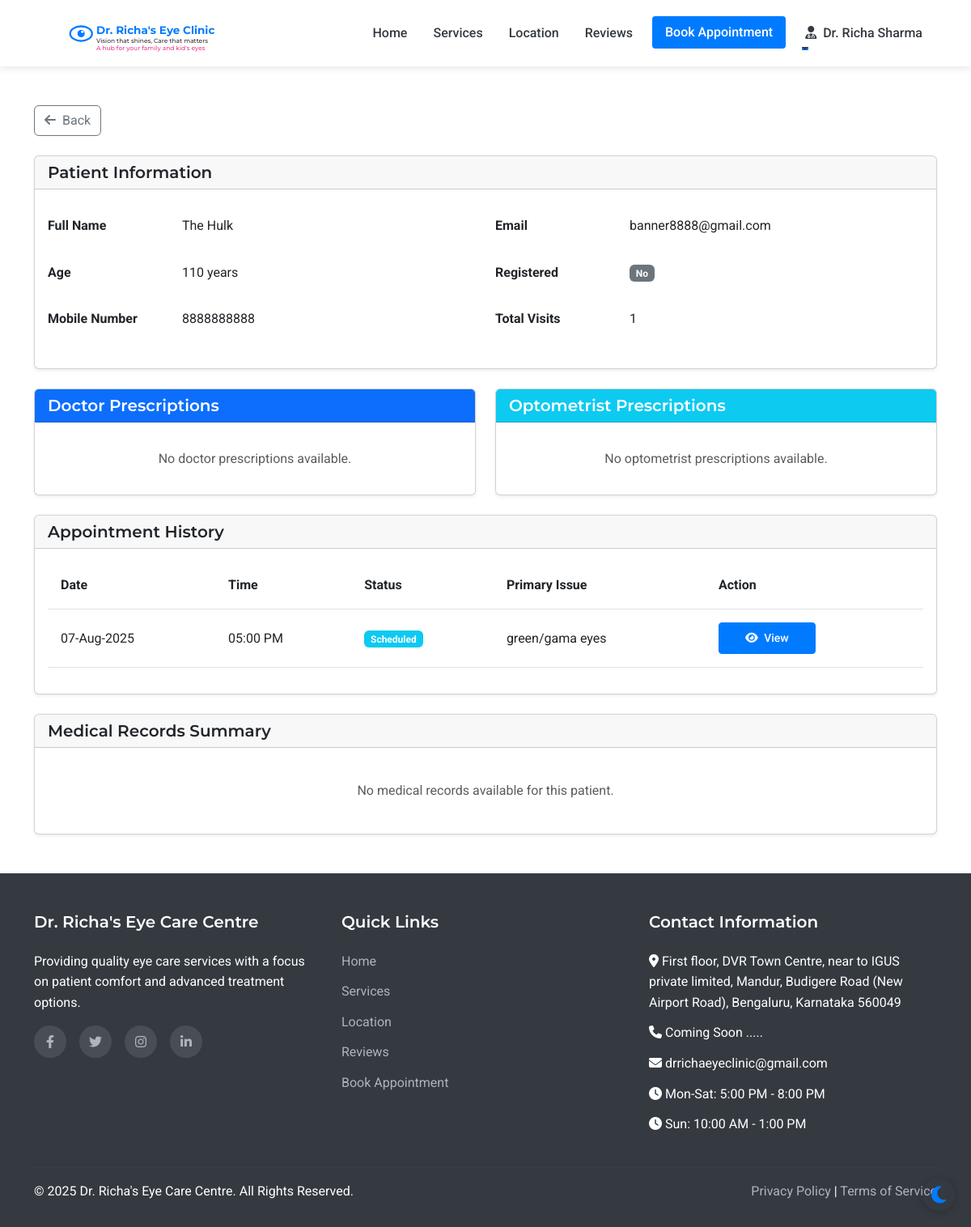
/admin/patient/6 (signed in), run on an earlier commit of the app's database.
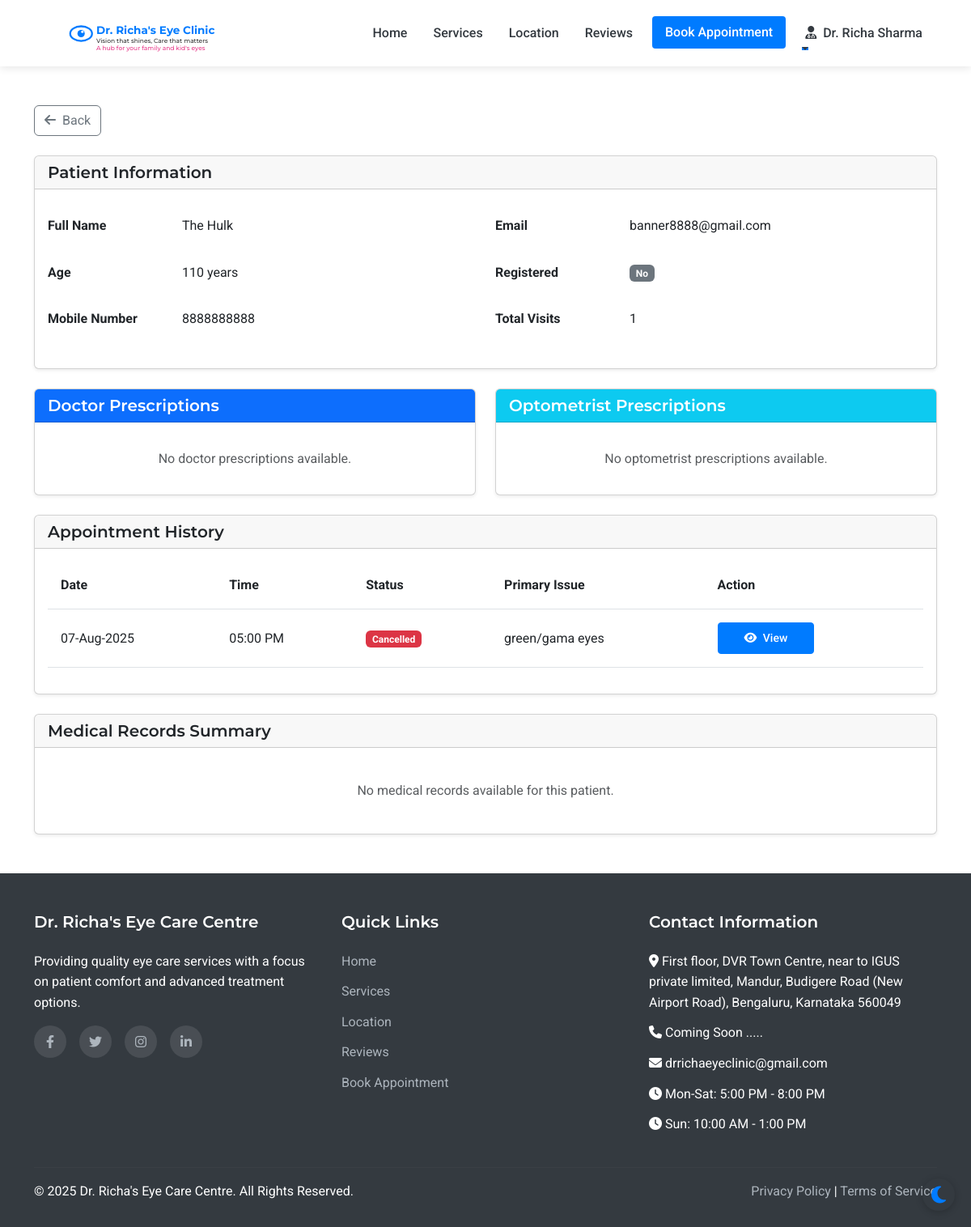
And on a later commit of the database.
### models.py (models this page shows, shortened)
class Appointment(db.Model):
    id = db.Column(db.Integer, primary_key=True)
    patient_id = db.Column(db.Integer, db.ForeignKey('patient.id'), nullable=False)
    appointment_date = db.Column(db.Date, nullable=False)
    appointment_time = db.Column(db.Time, nullable=False)
    primary_issue = db.Column(db.Text, nullable=True)
    referral_info = db.Column(db.String(255), nullable=True)
    status = db.Column(db.String(20), default='scheduled')  # scheduled, completed, cancelled
    created_at = db.Column(db.DateTime, default=datetime.utcnow)
    consultation_fee = db.Column(db.Float, nullable=False, default=500.0)
    payment_status = db.Column(db.String(20), default='pending')  # pending, paid

### routes.py (the view)
@app.route('/admin/patient/<int:patient_id>')
@login_required
def admin_patient_view(patient_id):
    if not (isinstance(current_user, Admin) or isinstance(current_user, Assistant) or isinstance(current_user, Doctor)):
        flash('Access denied. Staff privileges required.', 'danger')
        return redirect(url_for('index'))
    if isinstance(current_user, Assistant):
        return_url = url_for('assistant_dashboard')
    elif isinstance(current_user, Doctor):
        return_url = url_for('admin_dashboard')
    else:
        return_url = url_for('admin_dashboard')
    patient = Patient.query.get_or_404(patient_id)
    appointments = Appointment.query.filter_by(patient_id=patient_id).order_by(desc(Appointment.appointment_date)).all()
    return render_template('admin/patient_view.html', patient=patient, appointments=appointments)

### app.py (called while the page is built)
@login_manager.user_loader
def load_user(user_id):
    from models import Doctor, Assistant, Admin, Patient
    try:
        if user_id.startswith('doctor_'):
            return Doctor.query.get(int(user_id.split('_')[1]))
        elif user_id.startswith('assistant_'):
            return Assistant.query.get(int(user_id.split('_')[1]))
        elif user_id.startswith('admin_'):
            return Admin.query.get(int(user_id.split('_')[1]))
        else:
            return Patient.query.get(int(user_id))
    except (ValueError, AttributeError):
        return None

### routes.py (called while the page is built)
@app.context_processor
def inject_now():
    return {'now': datetime.now()}

### templates/admin/patient_view.html (shortened to what the changed rows need)
{% extends 'layout.html' %}
{% block content %}
<div class="container py-5">
    <div class="row">
        <div class="col-lg-12">
            <div class="card shadow-sm mb-4">
                <div class="card-body">
                    <div class="row">
                        <div class="col-md-6">
                            <table class="table table-borderless">
                                <tr>
                                    <th class="ps-0" style="width: 150px;">Full Name</th>
                                </tr>
                                <tr>
                                    <th class="ps-0">Age</th>
                                </tr>
                                <tr>
                                    <th class="ps-0">Mobile Number</th>
                                </tr>
                            </table>
                        </div>
                        <div class="col-md-6">
                            <table class="table table-borderless">
                                <tr>
                                    <th class="ps-0" style="width: 150px;">Email</th>
                                </tr>
                                <tr>
                                    <th class="ps-0">Registered</th>
                                </tr>
                                <tr>
                                    <th class="ps-0">Total Visits</th>
                                </tr>
                            </table>
                        </div>
                    </div>
                </div>
            </div>
            <div class="card shadow-sm mb-4">
                <div class="card-body">
                    {% if patient.appointments %}
                        <div class="table-responsive">
                            <table class="table table-hover">
                                <thead>
                                    <tr>
                                        <th>Date</th>
                                        <th>Time</th>
                                        <th>Status</th>
                                        <th>Primary Issue</th>
                                        <th>Action</th>
                                    </tr>
                                </thead>
                                <tbody>
                                    {% for appointment in patient.appointments|sort(attribute='appointment_date', reverse=true) %}
                                        <tr>
                                            <td>{{ appointment.appointment_date.strftime('%d-%b-%Y') }}</td>
                                            <td>{{ appointment.appointment_time.strftime('%I:%M %p') }}</td>
                                            <td>
                                                {% if appointment.status == 'scheduled' %}
                                                    <span class="badge bg-info">Scheduled</span>
                                                {% elif appointment.status == 'confirmed' %}
                                                    <span class="badge bg-success">Confirmed</span>
                                                {% elif appointment.status == 'completed' %}
                                                    <span class="badge bg-primary">Completed</span>
                                                {% elif appointment.status == 'cancelled' %}
                                                    <span class="badge bg-danger">Cancelled</span>
                                                {% endif %}
                                            </td>
                                            <td>{{ appointment.primary_issue or 'Not specified' }}</td>
                                            <td>
                                                <div class="btn-group" role="group">
                                                    <a href="{{ url_for('admin_appointment_view', appointment_id=appointment.id) }}" class="btn btn-sm btn-primary me-2">
                                                        <i class="fas fa-eye me-1"></i> View
                                                    </a>
                                                </div>
                                            </td>
                                        </tr>
                                    {% endfor %}
                                </tbody>
                            </table>
                        </div>
                    {% else %}
                        <p class="text-muted text-center my-3">No appointment history for this patient.</p>
                    {% endif %}
                </div>
            </div>
                    {% set has_records = false %}
                    {% for appointment in patient.appointments %}
                        {% if appointment.medical_record %}
                            {% set has_records = true %}
                        {% endif %}
                    {% endfor %}
        </div>
    </div>
</div>
{% endblock %}

What changed in the data, as far as the page shows it:
changed Appointment "05:00 PM": status "Scheduled" → "Cancelled"
